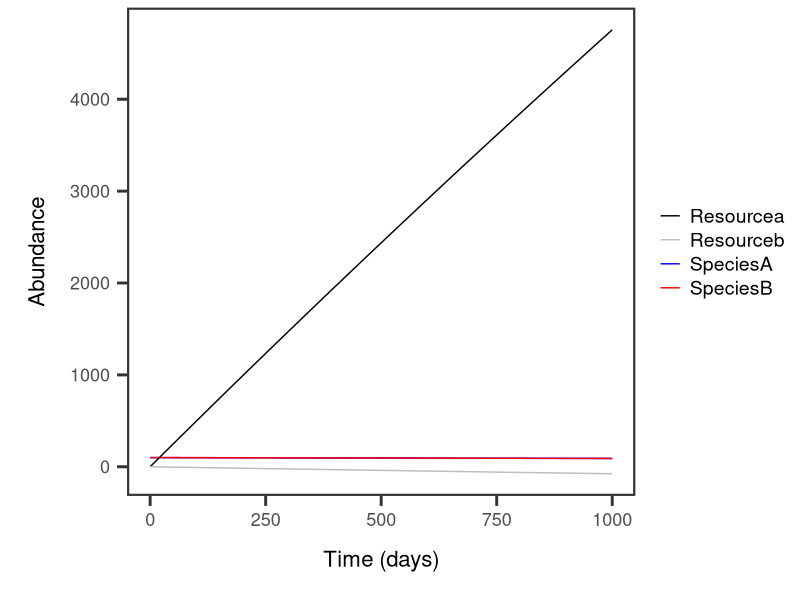

The R script that drew this image: (Note: this script raises an error after producing the figure.)
## ---- chunk 1
library(tidyr)
library(ggplot2)
library(stringr)
library(dplyr)
library(tidyverse)
library(ggpubr)
library(deSolve)

theme_set(theme_classic() +
  theme(axis.title = element_text(size = 16),
        axis.title.x = element_text(margin = margin(t = 15, b = 15)),
        axis.title.y = element_text(margin = margin(l = 15, r = 15)),
        axis.text = element_text(size = 13),
        axis.text.x = element_text(margin = margin(t = 5)),
        axis.text.y = element_text(margin = margin(r = 5)),
        #axis.line.x = element_line(linewidth = 1),
        #axis.line.y = element_line(linewidth = 1),
        axis.line.x = element_blank(),
        axis.line.y = element_blank(),
        axis.ticks.x = element_line(linewidth = 1),
        axis.ticks.y = element_line(linewidth = 1),
        axis.ticks.length = unit(.1, "in"),
        panel.border = element_rect(color = "grey20", fill = NA, linewidth = 1.5),
        legend.text = element_text(size = 14),
        strip.text = element_text(size = 14),
        strip.background = element_blank()
        ))
## ---- chunk 2
 
dol <- function(ga, thetab, betaB, gb, betamin, gmin, mA, mB,
                thetaa, Pa, Pb, betaA, d, A0, B0, a0, b0, times) {

  library(deSolve)

  dol_equations <- function(time, variables, parameters) {
    with(as.list(c(variables, parameters)), {

      dA <- A * (ga * thetab * gb * betaB * betamin * gmin - mA)
      dB <- B * (gb * thetaa * ga * betaA * betamin * gmin - mB)
      da <- A * Pa - A * ga - d * (A * thetaa - B * betaA * ga)
      db <- B * Pb - B * gb - d * (B * thetab - A * betaB * gb)

      list(c(dA, dB, da, db))
    })
    
  }

  parameters_values <- c(
    ga = ga, thetab = thetab, betaB = betaB, gb = gb,
    betamin = betamin, gmin = gmin, mA = mA, mB = mB,
    thetaa = thetaa, Pa = Pa, Pb = Pb, betaA = betaA, d = d
  )

  initial_values <- c(A = A0, B = B0, a = a0, b = b0)

  out <- ode(y = initial_values, times = times, func = dol_equations, parms = parameters_values)

  as.data.frame(out)
}

dol_values <- dol(
ga      = 0.05,
gb      = 0.1,
betaA   = 0.015,
betaB   = 0.08,
betamin = 0.001,
gmin    = 0.001,
mA      = 0.0001,
mB      = 0.0001,
d       = 0.1,
A0      = 100,
B0      = 100,
a0      = 0,
b0      = 0,
thetaa = .001,
thetab = .016,
Pa = .1,
Pb =.1,
times = seq(0,1000))


#Plot
ggplot(dol_values, aes(x = time)) +
  geom_line(aes(y = A, color = "SpeciesA")) +
  geom_line(aes(y = B, color = "SpeciesB")) +
  geom_line(aes(y = a, color = "Resourcea")) +
  geom_line(aes(y=b, color = "Resourceb"))+
  scale_color_manual(
    values = c(
      SpeciesA = "blue",
      SpeciesB = "red",
      Resourcea = "black",
      Resourceb = "grey"
    )
  ) +
  labs(
    x = "Time (days)",
    y = "Abundance",
    color = NULL
  )
    
## ---- chunk 3
library(deSolve)
library(ggplot2)

crossfeed_model <- function(t, state, parms) {
  with(as.list(c(state, parms)), {

    # Saturation terms
    phi_a <- a / (Ka + a)
    phi_b <- b / (Kb + b)

    # Consumer growth
    dCA <- CA * (muA * min(phi_a, phi_b) - mA)
    dCB <- CB * (muB * min(phi_a, phi_b) - mB)

    # Resource dynamics
    dRa <- CA * Pa - CA * ua * phi_a - CB * thetaA * muBa * phi_a
    dRb <- CB * Pb - CB * ub * phi_b - CA * thetaB * muAb * phi_b

    list(c(dCA, dCB, dRa, dRb))
  })
  
}

state <- c(
  CA = 1,
  CB = 1,
  a = 0.9,
  b = 0.5
)

parms <- c(
  muA = 1.0,
  muB = 1.0,
  mA  = 0.01,
  mB  = 0.1,
  Ka  = 0.2,
  Kb  = 0.2,
  Pa  = 0.05,
  Pb  = 0.05,
  ua  = 0.4,
  ub  = 0.4,
  thetaA = 0.6,
  thetaB = 0.3,
  muBa = 0.7,
  muAb = 0.7
)

times <- seq(0, 200, by = 0.1)

out <- ode(y = state, times = times, func = crossfeed_model, parms = parms)

    




ggplot(dol_values, aes(x = time)) +
  geom_line(aes(y = CA, color = "SpeciesA"), linewidth = 1) +
  geom_line(aes(y = CB, color = "SpeciesB"), linewidth = 1) +
  geom_line(aes(y = a,  color = "Resourcea"), linewidth = 1) +
  geom_line(aes(y = b,  color = "Resourceb"), linewidth = 1) +
  scale_color_manual(
    values = c(
      SpeciesA = "blue",
      SpeciesB = "red",
      Resourcea = "black",
      Resourceb = "grey"
    )
  ) +
  labs(
    x = "Time (days)",
    y = "Abundance",
    color = NULL
  ) +
  theme_classic()
